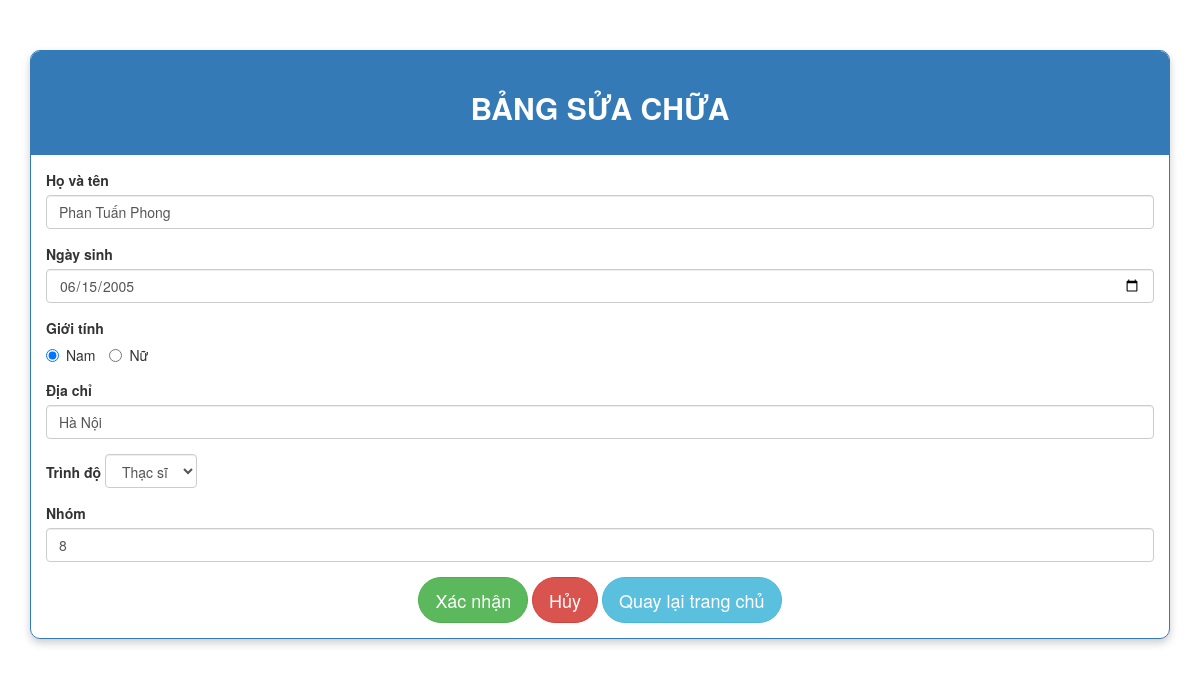
Screenshot of /edit.php?hid=2 with the database file from the repository.
### tables this page shows
CREATE TABLE `table_students` (
  `id` int(200) NOT NULL,
  `fullname` varchar(100) NOT NULL,
  `dob` date NOT NULL,
  `gender` int(5) NOT NULL,
  `hometown` varchar(200) NOT NULL,
  `level` int(5) NOT NULL,
  `group` int(50) NOT NULL
);

### edit.php (the view, shortened to what this page needs)
<?php
global $conn;
$hid=$_GET["hid"];
$edit_sql="SELECT * FROM table_students WHERE id='$hid'";
$result=mysqli_query($conn,$edit_sql);
$row=mysqli_fetch_assoc($result);
?>
<!DOCTYPE html>
<html lang="en">
<head>
    <link rel="stylesheet" href="https://maxcdn.bootstrapcdn.com/bootstrap/3.4.1/css/bootstrap.min.css">
</head>
<body>
<div class="container">
    <div class="panel panel-primary">
        <div class="panel-heading text-center">
            <h2><strong>BẢNG SỬA CHỮA</strong></h2>
        </div>
        <div class="panel-body">
            <form action="update.php" method="post" id="form">
                <div class="form-group">
                    <label for="full_Name"><strong>Họ và tên</strong></label>
                    <input type="text" id="full_Name" name="full_Name" placeholder="Điền họ và tên" class="form-control" value="<?php echo $row["fullname"]?>">
                </div>
                <div class="form-group">
                    <label for="dob"><strong>Ngày sinh</strong></label>
                    <input type="date" id="dob" name="dob" class="form-control" value="<?php echo $row["dob"]?>">
                </div>
                <div class="form-group">
                    <label>Giới tính</label><br>
                    <label class="radio-inline">
                        <input type="radio" name="gender" id="male" value="1" <?php echo ($row["gender"] == 1) ? "checked" : ""; ?>> Nam
                    </label>
                    <label class="radio-inline">
                        <input type="radio" name="gender" id="female" value="0" <?php echo ($row["gender"] == 0) ? "checked" : ""; ?>> Nữ
                    </label>
                </div>
                <div class="form-group">
                    <label for="hometown"><strong>Địa chỉ</strong></label>
                    <input type="text" id="hometown" name="hometown" placeholder="Điền địa chỉ" class="form-control" value="<?php echo $row["hometown"]?>">
                </div>
                <div class="form-group">
                    <label for="level"><strong>Trình độ</strong></label>
                    <select name="level" id="level" class="form-control">
                        <option value="1" <?php echo ($row["level"] == 1) ? "selected" : ""; ?>>Thạc sĩ</option>
                    </select>
                </div>
                <div class="form-group">
                    <label for="group"><strong>Nhóm</strong></label>
                    <input type="text" id="group" name="group" placeholder="Điền nhóm" class="form-control" value="<?php echo $row["group"]?>">
                </div>
                <div class="text-center">
                    <button type="submit" class="btn btn-success btn-lg">Xác nhận</button>
                    <button type="reset" class="btn btn-danger btn-lg">Hủy</button>
                    <a href="home.php" class="btn btn-info btn-lg">Quay lại trang chủ</a>
                </div>
            </form>
        </div>
    </div>
</div>
</body>
</html>

### edit.php (style rules this page uses)
body { background: url(image/img.jpg); }
.container { margin-top: 50px; }
.panel { border-radius: 10px; overflow: hidden; box-shadow: 0 4px 8px rgba(0, 0, 0, 0.2); background: rgba(255, 255, 255, 0.5); backdrop-filter: blur(10px); border-radius: 10px; }
.panel-heading { background-color: #1f9cca ; color: #ffffff ; padding: 20px; }
.btn { border-radius: 25px; }
select.form-control { display: inline-block; width: auto; }

### rows the page displays
table_students: full_Name "Phan Tuấn Phong", dob "06/15/2005", gender "☑ Nam", gender "☐ Nữ", hometown "Hà Nội", level "Thạc sĩ", group "8"
